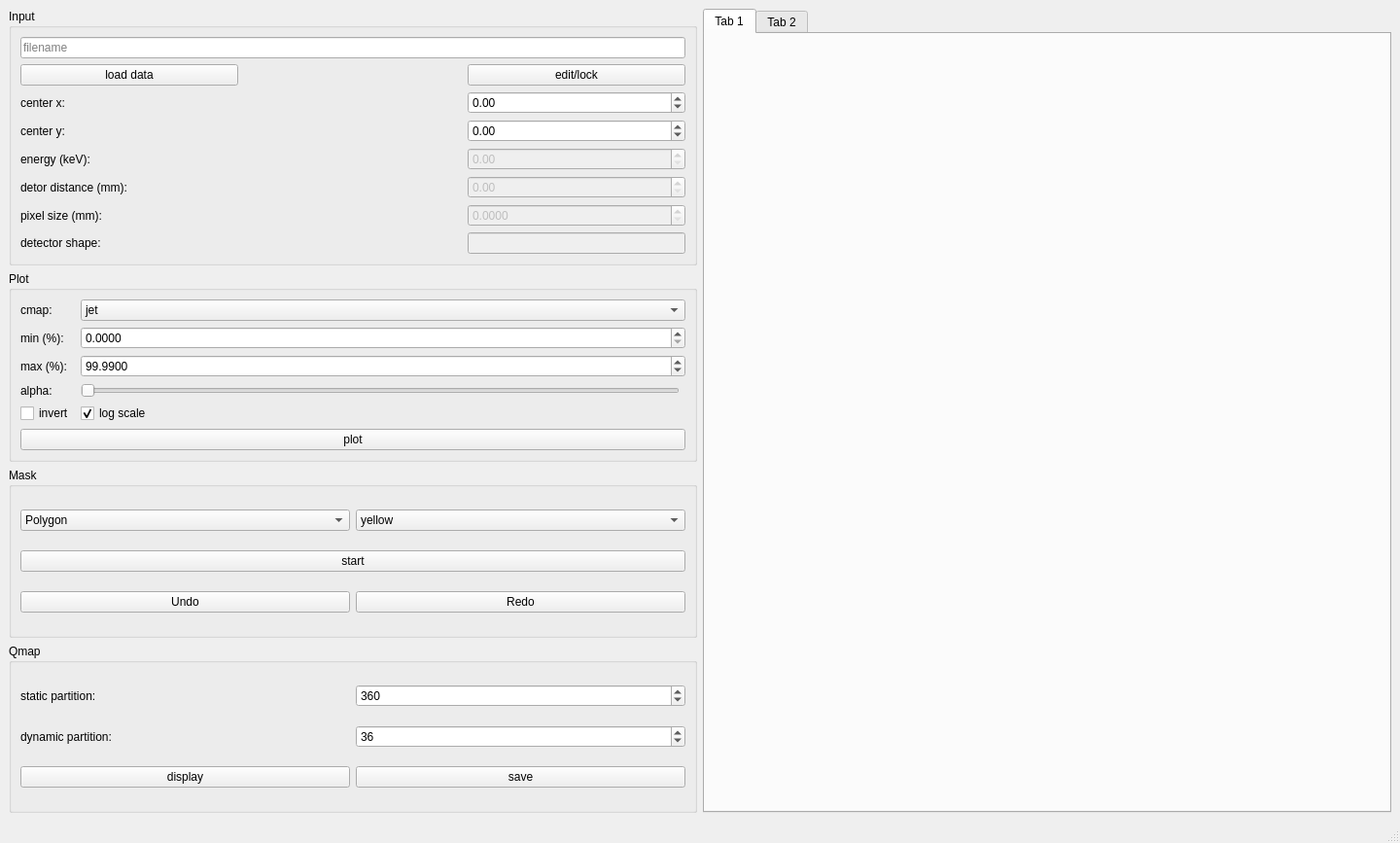
<?xml version="1.0" encoding="UTF-8"?>
<ui version="4.0">
 <class>MainWindow</class>
 <widget class="QMainWindow" name="MainWindow">
  <property name="geometry">
   <rect>
    <x>0</x>
    <y>0</y>
    <width>1440</width>
    <height>867</height>
   </rect>
  </property>
  <property name="windowTitle">
   <string>MainWindow</string>
  </property>
  <widget class="QWidget" name="centralwidget">
   <layout class="QGridLayout" name="gridLayout_5">
    <item row="0" column="0">
     <widget class="QGroupBox" name="groupBox">
      <property name="sizePolicy">
       <sizepolicy hsizetype="Minimum" vsizetype="Preferred">
        <horstretch>0</horstretch>
        <verstretch>0</verstretch>
       </sizepolicy>
      </property>
      <property name="title">
       <string>Input</string>
      </property>
      <layout class="QGridLayout" name="gridLayout_2">
       <item row="6" column="0" colspan="2">
        <widget class="QLabel" name="label_6">
         <property name="text">
          <string>pixel size (mm):</string>
         </property>
        </widget>
       </item>
       <item row="2" column="0">
        <widget class="QLabel" name="label_2">
         <property name="text">
          <string>center x:</string>
         </property>
        </widget>
       </item>
       <item row="1" column="2">
        <widget class="QPushButton" name="btn_editlock">
         <property name="text">
          <string>edit/lock</string>
         </property>
        </widget>
       </item>
       <item row="5" column="0" colspan="2">
        <widget class="QLabel" name="label_5">
         <property name="text">
          <string>detor distance (mm):</string>
         </property>
        </widget>
       </item>
       <item row="3" column="2">
        <widget class="QDoubleSpinBox" name="db_ceny">
         <property name="minimum">
          <double>-9999.000000000000000</double>
         </property>
         <property name="maximum">
          <double>9999.000000000000000</double>
         </property>
        </widget>
       </item>
       <item row="4" column="2">
        <widget class="QDoubleSpinBox" name="db_energy">
         <property name="enabled">
          <bool>false</bool>
         </property>
        </widget>
       </item>
       <item row="4" column="0">
        <widget class="QLabel" name="label_4">
         <property name="text">
          <string>energy (keV):</string>
         </property>
        </widget>
       </item>
       <item row="7" column="0" colspan="2">
        <widget class="QLabel" name="label_7">
         <property name="text">
          <string>detector shape:</string>
         </property>
        </widget>
       </item>
       <item row="6" column="2">
        <widget class="QDoubleSpinBox" name="db_pix_dim">
         <property name="enabled">
          <bool>false</bool>
         </property>
         <property name="decimals">
          <number>4</number>
         </property>
        </widget>
       </item>
       <item row="5" column="2">
        <widget class="QDoubleSpinBox" name="db_det_dist">
         <property name="enabled">
          <bool>false</bool>
         </property>
         <property name="maximum">
          <double>99999.000000000000000</double>
         </property>
        </widget>
       </item>
       <item row="3" column="0">
        <widget class="QLabel" name="label_3">
         <property name="text">
          <string>center y:</string>
         </property>
        </widget>
       </item>
       <item row="2" column="2">
        <widget class="QDoubleSpinBox" name="db_cenx">
         <property name="minimum">
          <double>-9999.000000000000000</double>
         </property>
         <property name="maximum">
          <double>9999.000000000000000</double>
         </property>
        </widget>
       </item>
       <item row="7" column="2">
        <widget class="QLineEdit" name="le_shape">
         <property name="enabled">
          <bool>false</bool>
         </property>
         <property name="sizePolicy">
          <sizepolicy hsizetype="Preferred" vsizetype="Fixed">
           <horstretch>0</horstretch>
           <verstretch>0</verstretch>
          </sizepolicy>
         </property>
        </widget>
       </item>
       <item row="1" column="0">
        <widget class="QPushButton" name="btn_load">
         <property name="text">
          <string>load data</string>
         </property>
        </widget>
       </item>
       <item row="0" column="0" colspan="3">
        <widget class="QLineEdit" name="fname">
         <property name="readOnly">
          <bool>true</bool>
         </property>
         <property name="placeholderText">
          <string>filename</string>
         </property>
        </widget>
       </item>
      </layout>
     </widget>
    </item>
    <item row="0" column="1" rowspan="4">
     <widget class="QTabWidget" name="tabWidget">
      <property name="currentIndex">
       <number>0</number>
      </property>
      <widget class="QWidget" name="tab">
       <attribute name="title">
        <string>Tab 1</string>
       </attribute>
       <layout class="QGridLayout" name="gridLayout">
        <item row="0" column="0">
         <widget class="MplCanvasBar" name="mp1" native="true">
          <property name="sizePolicy">
           <sizepolicy hsizetype="Preferred" vsizetype="Preferred">
            <horstretch>0</horstretch>
            <verstretch>0</verstretch>
           </sizepolicy>
          </property>
          <property name="minimumSize">
           <size>
            <width>600</width>
            <height>0</height>
           </size>
          </property>
          <property name="focusPolicy">
           <enum>Qt::ClickFocus</enum>
          </property>
         </widget>
        </item>
       </layout>
      </widget>
      <widget class="QWidget" name="tab_2">
       <attribute name="title">
        <string>Tab 2</string>
       </attribute>
      </widget>
     </widget>
    </item>
    <item row="1" column="0">
     <widget class="QGroupBox" name="groupBox_4">
      <property name="title">
       <string>Plot</string>
      </property>
      <layout class="QGridLayout" name="gridLayout_3">
       <item row="1" column="2" colspan="2">
        <widget class="QDoubleSpinBox" name="plot_min">
         <property name="decimals">
          <number>4</number>
         </property>
        </widget>
       </item>
       <item row="3" column="2">
        <widget class="QSlider" name="horizontalSlider">
         <property name="orientation">
          <enum>Qt::Horizontal</enum>
         </property>
        </widget>
       </item>
       <item row="0" column="0">
        <widget class="QLabel" name="label_9">
         <property name="text">
          <string>cmap:</string>
         </property>
        </widget>
       </item>
       <item row="1" column="0">
        <widget class="QLabel" name="label_8">
         <property name="text">
          <string>min (%):</string>
         </property>
        </widget>
       </item>
       <item row="4" column="2" colspan="2">
        <widget class="QCheckBox" name="plot_log">
         <property name="text">
          <string>log scale</string>
         </property>
         <property name="checked">
          <bool>true</bool>
         </property>
        </widget>
       </item>
       <item row="2" column="0">
        <widget class="QLabel" name="label_11">
         <property name="text">
          <string>max (%):</string>
         </property>
        </widget>
       </item>
       <item row="4" column="0" colspan="2">
        <widget class="QCheckBox" name="plot_invert">
         <property name="text">
          <string>invert</string>
         </property>
        </widget>
       </item>
       <item row="0" column="2" colspan="2">
        <widget class="QComboBox" name="plot_cmap">
         <item>
          <property name="text">
           <string>jet</string>
          </property>
         </item>
         <item>
          <property name="text">
           <string>gray</string>
          </property>
         </item>
         <item>
          <property name="text">
           <string>cool</string>
          </property>
         </item>
         <item>
          <property name="text">
           <string>viridis</string>
          </property>
         </item>
         <item>
          <property name="text">
           <string>plasma</string>
          </property>
         </item>
         <item>
          <property name="text">
           <string>inferno</string>
          </property>
         </item>
         <item>
          <property name="text">
           <string>magma</string>
          </property>
         </item>
         <item>
          <property name="text">
           <string>cividis</string>
          </property>
         </item>
        </widget>
       </item>
       <item row="2" column="2" colspan="2">
        <widget class="QDoubleSpinBox" name="plot_max">
         <property name="decimals">
          <number>4</number>
         </property>
         <property name="maximum">
          <double>200.000000000000000</double>
         </property>
         <property name="singleStep">
          <double>0.010000000000000</double>
         </property>
         <property name="value">
          <double>99.989999999999995</double>
         </property>
        </widget>
       </item>
       <item row="3" column="0">
        <widget class="QLabel" name="label_12">
         <property name="text">
          <string>alpha:</string>
         </property>
        </widget>
       </item>
       <item row="5" column="0" colspan="4">
        <widget class="QPushButton" name="btn_plot">
         <property name="text">
          <string>plot</string>
         </property>
        </widget>
       </item>
      </layout>
     </widget>
    </item>
    <item row="2" column="0">
     <widget class="QGroupBox" name="groupBox_2">
      <property name="title">
       <string>Mask</string>
      </property>
      <layout class="QGridLayout" name="gridLayout_4">
       <item row="2" column="1">
        <widget class="QPushButton" name="btn_redo">
         <property name="text">
          <string>Redo</string>
         </property>
        </widget>
       </item>
       <item row="0" column="1">
        <widget class="QComboBox" name="cb_selector_color">
         <item>
          <property name="text">
           <string>yellow</string>
          </property>
         </item>
         <item>
          <property name="text">
           <string>blue</string>
          </property>
         </item>
         <item>
          <property name="text">
           <string>green</string>
          </property>
         </item>
         <item>
          <property name="text">
           <string>red</string>
          </property>
         </item>
         <item>
          <property name="text">
           <string>cyan</string>
          </property>
         </item>
         <item>
          <property name="text">
           <string>magenta</string>
          </property>
         </item>
         <item>
          <property name="text">
           <string>black</string>
          </property>
         </item>
         <item>
          <property name="text">
           <string>white</string>
          </property>
         </item>
        </widget>
       </item>
       <item row="0" column="0">
        <widget class="QComboBox" name="cb_selector_type">
         <item>
          <property name="text">
           <string>Polygon</string>
          </property>
         </item>
         <item>
          <property name="text">
           <string>Ellipse</string>
          </property>
         </item>
         <item>
          <property name="text">
           <string>Rectangle</string>
          </property>
         </item>
         <item>
          <property name="text">
           <string>Lasso</string>
          </property>
         </item>
        </widget>
       </item>
       <item row="2" column="0">
        <widget class="QPushButton" name="btn_undo">
         <property name="text">
          <string>Undo</string>
         </property>
        </widget>
       </item>
       <item row="1" column="0" colspan="2">
        <widget class="QPushButton" name="btn_select">
         <property name="text">
          <string>start</string>
         </property>
        </widget>
       </item>
      </layout>
     </widget>
    </item>
    <item row="3" column="0">
     <widget class="QGroupBox" name="groupBox_3">
      <property name="title">
       <string>Qmap</string>
      </property>
      <layout class="QGridLayout" name="gridLayout_6">
       <item row="0" column="0">
        <widget class="QLabel" name="label">
         <property name="text">
          <string>static partition:</string>
         </property>
        </widget>
       </item>
       <item row="0" column="1">
        <widget class="QSpinBox" name="sb_snum">
         <property name="maximum">
          <number>9999</number>
         </property>
         <property name="value">
          <number>360</number>
         </property>
        </widget>
       </item>
       <item row="1" column="0">
        <widget class="QLabel" name="label_10">
         <property name="text">
          <string>dynamic partition:</string>
         </property>
        </widget>
       </item>
       <item row="1" column="1">
        <widget class="QSpinBox" name="sb_dnum">
         <property name="value">
          <number>36</number>
         </property>
        </widget>
       </item>
       <item row="2" column="0">
        <widget class="QPushButton" name="pushButton_2">
         <property name="text">
          <string>display</string>
         </property>
        </widget>
       </item>
       <item row="2" column="1">
        <widget class="QPushButton" name="pushButton">
         <property name="text">
          <string>save</string>
         </property>
        </widget>
       </item>
      </layout>
     </widget>
    </item>
   </layout>
  </widget>
  <widget class="QMenuBar" name="menubar">
   <property name="geometry">
    <rect>
     <x>0</x>
     <y>0</y>
     <width>1440</width>
     <height>22</height>
    </rect>
   </property>
  </widget>
  <widget class="QStatusBar" name="statusbar"/>
 </widget>
 <customwidgets>
  <customwidget>
   <class>MplCanvasBar</class>
   <extends>QWidget</extends>
   <header>matplot_qt</header>
   <container>1</container>
  </customwidget>
 </customwidgets>
 <tabstops>
  <tabstop>db_ceny</tabstop>
  <tabstop>db_pix_dim</tabstop>
  <tabstop>db_cenx</tabstop>
  <tabstop>tabWidget</tabstop>
  <tabstop>db_energy</tabstop>
  <tabstop>db_det_dist</tabstop>
  <tabstop>le_shape</tabstop>
  <tabstop>btn_undo</tabstop>
  <tabstop>btn_redo</tabstop>
 </tabstops>
 <resources/>
 <connections/>
</ui>
